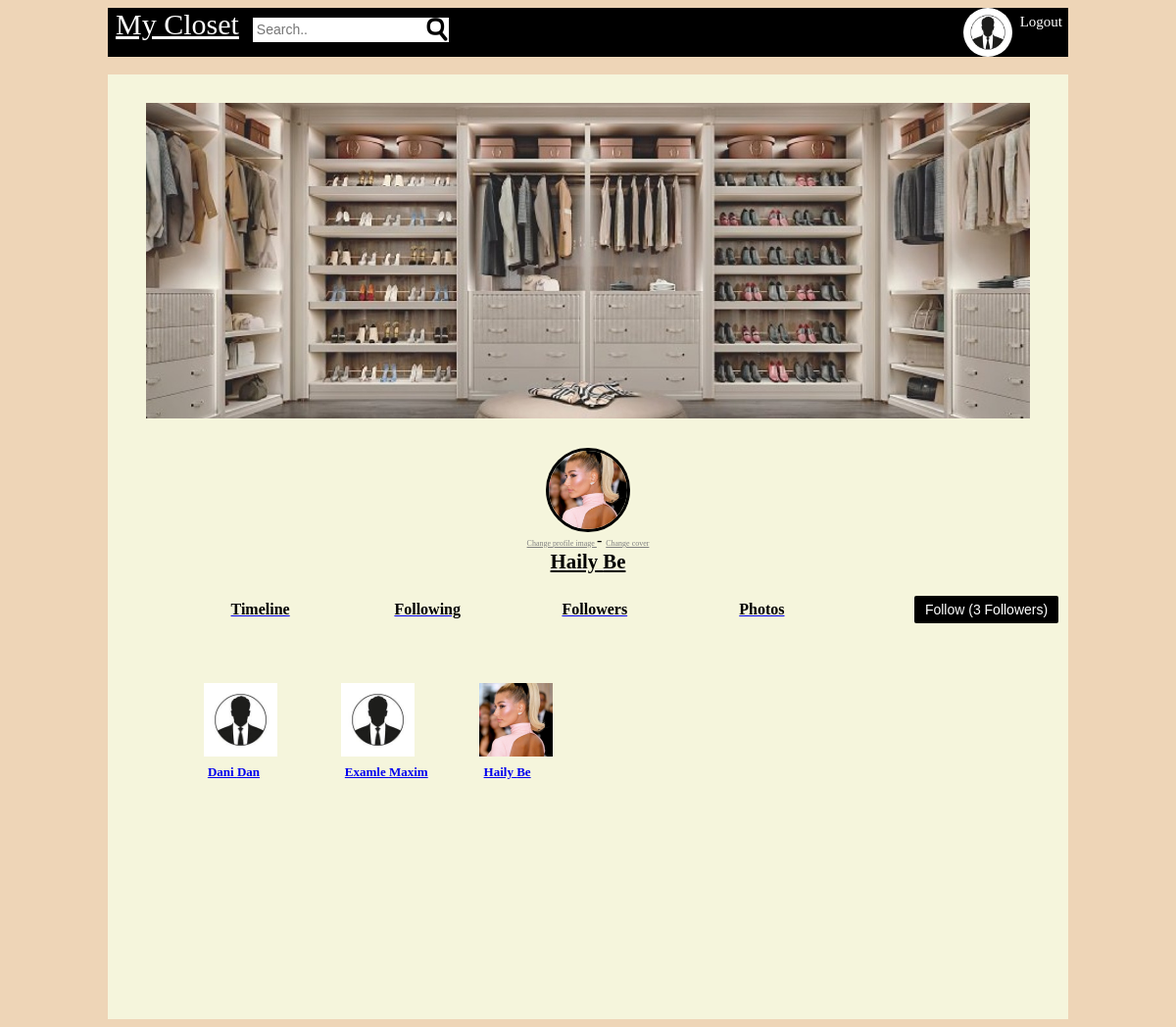
/profile.php?section=followers&id=7153947488765 (signed in), run on the app's committed database.
### tables this page shows
CREATE TABLE `users` (
  `Id` bigint(19) NOT NULL,
  `userid` bigint(19) NOT NULL,
  `first_name` varchar(50) NOT NULL,
  `last_name` varchar(50) NOT NULL,
  `gender` varchar(6) NOT NULL,
  `email` varchar(100) NOT NULL,
  `password` varchar(100) NOT NULL,
  `url_adress` varchar(100) NOT NULL,
  `date` timestamp NOT NULL DEFAULT current_timestamp() ON UPDATE current_timestamp(),
  `profile_image` varchar(1000) NOT NULL,
  `cover_image` varchar(1000) NOT NULL,
  `likes` int(11) NOT NULL
);

### classes/conect.php (called while the page is built, shortened)
<?php
class Database
{
	private $host = "localhost";
	private $username = "root";
	private $password = "" ;
	private $db = "open_it_db";
	function connect()
	{
		$connection = mysqli_connect($this->host,$this->username,$this->password,$this->db);
		return $connection;
	}
	function read($query)
	{
		$conn = $this->connect();
		$res = mysqli_query($conn,$query);
		if($res == false)
		{
			return false;
		}else
		{
			$data = false;
			while($row = mysqli_fetch_array($res))
			{
				$data[] = $row;
			}
			return $data;
		}
	}
}
?>

### classes/profile.php (called while the page is built)
<?php
class Profile
{
	function get_profile($id){
		$id = addslashes($id);
		$DB = new Database();
		$query = "select * from users where userid = '$id' limit 1" ;
		return $DB->read($query);
	}
}

### classes/image.php (called while the page is built, shortened)
<?php
	class Image
	{
		public function get_thumb_cover($file_name)
		{
			$thumbnail = $file_name . "_cover_thumb.jpg";
			if(file_exists($thumbnail))
			{
				return $thumbnail;
			}
		}
		public function get_thumb_profile($file_name)
		{
			$thumbnail = $file_name . "_profile_thumb.jpg";
			if(file_exists($thumbnail))
			{
				return $thumbnail;
			}
		}
	}
?>

### classes/posts.php (called while the page is built, shortened)
<?php
class Post
{
	public function get_likes($id,$type)
	{
		$DB = new Database();
		if($type == "user" && is_numeric($id))
		{
			$sql = "select likes from likes where type = 'user' && contentid = '$id' limit 1 ";
			$res = $DB->read($sql);
			if(is_array($res))
			{
				$likes = json_decode($res[0]['likes'],true);
				return $likes;
			}
		}
		return false;
	}
}

### classes/user.php (called while the page is built, shortened)
<?php
class User
{
	public function get_user($id)
	{
		$query = "select * from users where userid = '$id' limit 1 ";
		$DB = new Database();
		$res = $DB->read($query);
		if($res)
		{
			return $res[0];
		}else
		{
			return false;
		}
	}
}

### profile.php (the view, shortened to what this page needs)
<?php
	include("classes/autoload.php");
	$login = new Login();
	$user_data = $login->check_login($_SESSION['openit_userid']);
	if(isset($_GET['id']) && is_numeric($_GET['id']))
	{
		$profile = new Profile();
		$profile_data = $profile->get_profile($_GET['id']);
		if(is_array($profile_data))
		{
			$user_data = $profile_data[0];
		}
	}
	$img_class = new Image();
?>
<html>
	<head>
		<link href="css/style.css" rel="stylesheet" >
	</head>
	<body class="profile">
		<?php include("header.php") ?>
		<br>
		<div id="cover">
			<div class ="only-mobile" id="incover">
					<?php
						$image = "Img/empty_cover.jpg";
						if(file_exists($user_data['cover_image']))
						{
							$image = $img_class->get_thumb_cover($user_data['cover_image']);
						}
					?>
				<img  src="<?php echo $image ?>">
				<span>
					<?php
						$image = "Img/Male.jfif";
						if($user_data['gender'] == "Female")
						{
							$image = "Img/female.jfif";
						}
						if(file_exists($user_data['profile_image']))
						{
							$image = $img_class->get_thumb_profile($user_data['profile_image']);
						}
					?>
					<img id="profilepic" src="<?php echo $image ?>" ></br>
					<a href="change_profile_img.php?change=profile" id="img_in_cover">Change profile image </a>-
					<a href="change_profile_img.php?change=cover" id="img_in_cover">Change cover </a>
				</span>
				<br>
				<div id="name_inprofile">
					<a style="color:black" href="profile.php?id=<?php echo $user_data['userid'] ?>">
						<?php echo $user_data['first_name'] . " " . $user_data['last_name']   ?>
					</a>
				</div>
				<br>
				<?php
					if($user_data['likes'] == 0)
					{
						$my_likes = "";
					}else
		            {
						$like = $user_data['likes'] ;
						$my_likes = "(" . $like . " Followers)";
					}
				?>
				<a href="like.php?type=user&id=<?php echo $user_data['userid'] ?>">
					<input id="post_button" type="button" value="Follow <?php echo $my_likes ?>" style="margin-right:10px;width:15%; margin-top:0.5%">
				</a>
				<a id="menu_buttons" href="index.php"><div id="menu_buttons_style">Timeline</div></a>
				<a id="menu_buttons" href="profile.php?section=following&id=<?php echo $user_data['userid']?>"><div id="menu_buttons_style">Following</div></a>
				<a id="menu_buttons" href="profile.php?section=followers&id=<?php echo $user_data['userid']?>"><div id="menu_buttons_style">Followers</div></a>
				<a id="menu_buttons" href="profile.php?section=photos&id=<?php echo $user_data['userid']?>"><div id="menu_buttons_style">Photos</div></a>
				<br>
			</div>
				<?php
					$section = "default";
					if(isset($_GET['section']))
					{
						$section = $_GET['section'];
					}
					if($section == "default")
					{
						include("profile_content_defult.php");
					}elseif($section == "following")
					{
						include("profile_content_following.php");
					}elseif($section == "followers")
					{
						include("profile_content_followers.php");
					}elseif($section == "photos")
					{
						include("profile_content_photos.php");
					}
				?>
		</div>
	</body>
</html>

### profile_content_followers.php (shortened to what this page needs)
<div class="only-mobile" id = "content_photos">
	<div style="padding:5%;">
		<?php
			$post_class = new Post();
			$user_class = new User();
			$followers = $post_class->get_likes($user_data['userid'],"user");
			if(is_array($followers))
			{
				foreach($followers as $follower)
				{
					$ROW_friends = $user_class->get_user($follower);
					include("user.php");
				}
			}else
			{
				echo "No followers was found";
			}
		?>
	</div>
</div>

### user.php
<div id="likes" style="display: inline-block;">
	<?php
		if($ROW_friends){
			$image = "Img/male.jfif";
			if($ROW_friends['gender'] == "Female")
			{
				$image = "Img/female.jfif";
			}
			if(file_exists($ROW_friends['profile_image']))
			{
				$image = $img_class->get_thumb_profile($ROW_friends['profile_image']);
			}
		}
	?>
	<a href="profile.php?id=<?php echo $ROW_friends['userid']; ?>">
	<img id="like_img"src="<?php echo $image ?>"><br>
		<?php echo  $ROW_friends['first_name'] . " " . $ROW_friends['last_name'] ?>
	</a>
</div>

### css/style.css (style rules this page uses)
body { background-color:#EED5B7; font-family:tahoma; }
body > div { max-width:980px; }
#cover { margin:auto; font-family:tahoma; }
#profilepic { width:80px; margin-top:-42px; border-radius:50%; border:solid; float:center; }
#menu_buttons { display:inline-block; margin:1%; width:15%; }
#like_img { width:75px; float:left; margin:8px; margin-left:-5%; }
#likes { clear:both; font-family:tahoma; font-size:13px; font-weight:bold; margin-left: 6%; }
#post_button { float:right; background-color:black; color:white; border:none; font-size:14px; padding:6px; border-radius:2px; margin-top: 35px; margin-right: -20px; }
#incover { text-align:center; background-color:#F5F5DC; max-width:100%; }
#incover img { max-width:92%; margin-right: 3%; margin-left: 3%; margin-top: 3%; }
#img_in_cover { font-size:8px; color:grey; }
#content_photos { min-height:400px; width:100%; background-color:#F5F5DC; }
#menu_buttons_style { font-family:Segoe Script; color:black; font-weight:bold; }
#name_inprofile { font-size:130%; font-family:Segoe Script; color:black; font-weight:bold; }

### data on the page
users: cover_image (picture), profile_image (picture), first_name "Haily", last_name "Be", likes "Follow (3 Followers)"
users: first_name "Dani", last_name "Dan"
users: first_name "Examle", last_name "Maxim"
